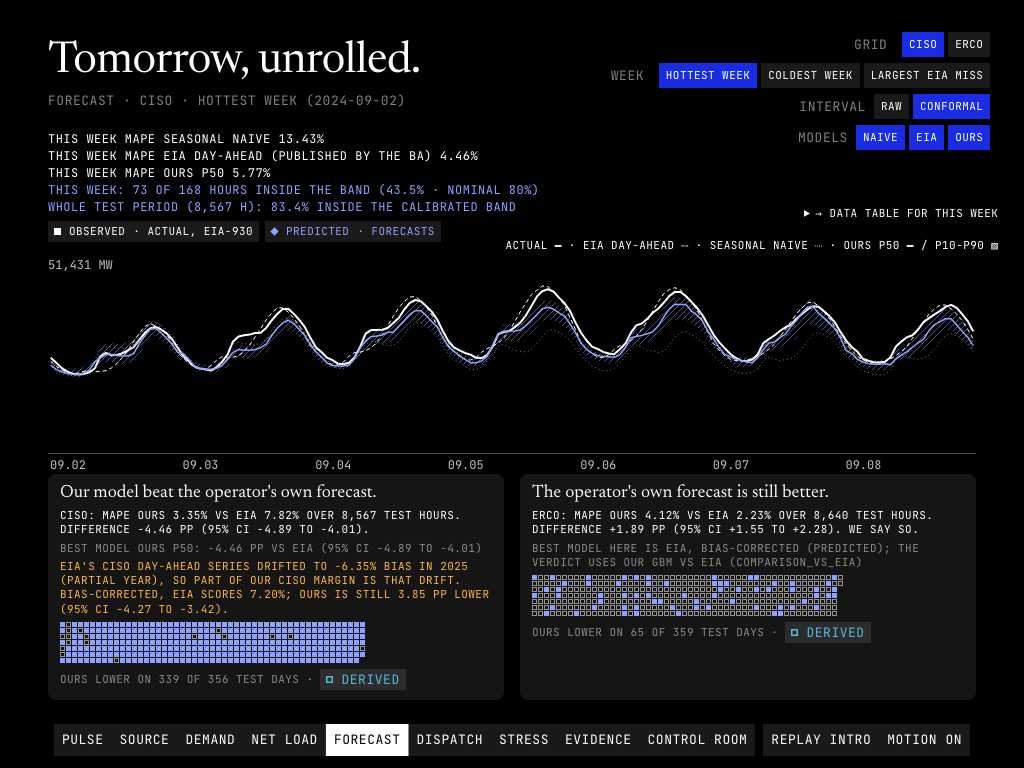
#> input picture artifacts/evidence/fix-e/after/1024x768/s04-p90-verdict.jpg, 1024 x 768 px, found by its file name; its folder holds only this picture in this run
$ python before-after-sheet.py ../../artifacts/evidence/fix-e/after/1024x768
#> lines starting #> are read from the running program, lines starting #| are printed output that depends on the picture
"""Before/after sheets: python3 tests/before-after-sheet.py <dir with before/<vp>/ and after/<vp>/>
One sheet per viewport folder (including <vp>-reduced): each cell is a BEFORE | AFTER pair of one shot, 3 pairs per row."""
import os, re, sys
from PIL import Image, ImageDraw

root = sys.argv[1]
for vp in sorted(d for d in os.listdir(os.path.join(root, "after")) if re.fullmatch(r"\d+x\d+(-reduced)?", d)):
    w0, h0 = map(int, vp.split("-")[0].split("x"))
    s = 300 / w0 if w0 >= 768 else 190 / w0
    W, H = int(w0 * s), int(h0 * s)
    fs = sorted(f for f in os.listdir(os.path.join(root, "after", vp)) if f.endswith((".png", ".jpg")))
    per = 3
    rows = (len(fs) + per - 1) // per
    sheet = Image.new("RGB", (per * (2 * W + 24), rows * (H + 20)), (40, 40, 40))
#> sheet: PIL image 1872x245 RGB; every value is 40
    dr = ImageDraw.Draw(sheet)
    for i, f in enumerate(fs):
        x0, y0 = (i % per) * (2 * W + 24), (i // per) * (H + 20)
        for k, kind in enumerate(("before", "after")):
            p = os.path.join(root, kind, vp, f)
            x = x0 + k * (W + 4)
            if os.path.exists(p):
                sheet.paste(Image.open(p).convert("RGB").resize((W, H)), (x, y0 + 16))
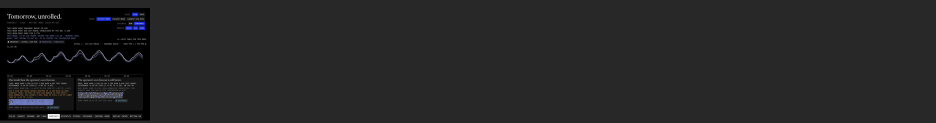
#> sheet: PIL image 1872x245 RGB (shown at 1/2 size); mean R, G, B 36.8, 36.9, 37.4
            dr.text((x + 2, y0 + 2), f"{kind.upper()} {f.rsplit('.', 1)[0]}", fill=(255, 255, 0) if kind == "after" else (180, 180, 180))
    out = os.path.join(root, f"sheet-{vp}.png")
    sheet.save(out)
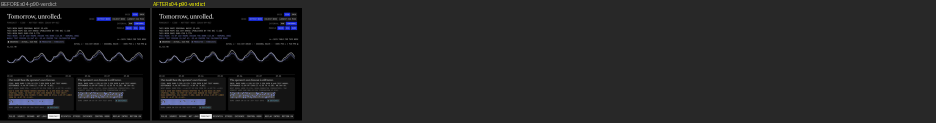
#> saved as sheet-1024x768.png: PIL image 1872x245 RGB (shown at 1/2 size); mean R, G, B 33.9, 34, 34.8
    print(out, len(fs))
#| ../../artifacts/evidence/fix-e/after/1024x768/sheet-1024x768.png 1
#> pass 2 of the loop `for vp in sorted(d for d in os.listdir(os.path.join(root, "after")) if..`:
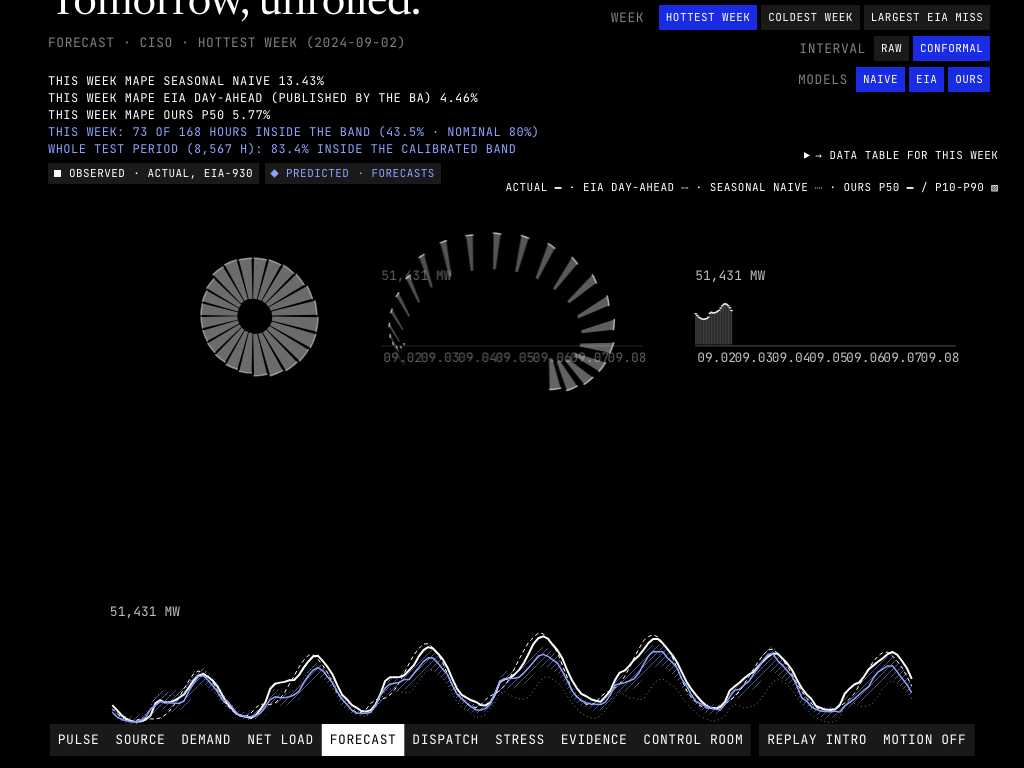
#> input picture artifacts/evidence/fix-e/after/1024x768-reduced/s04-p15-unroll.jpg, 1024 x 768 px, found by its file name
#> `sheet.paste(Image.open(p).convert("RGB").resize((W, H)), (x, y0 + 16))`:
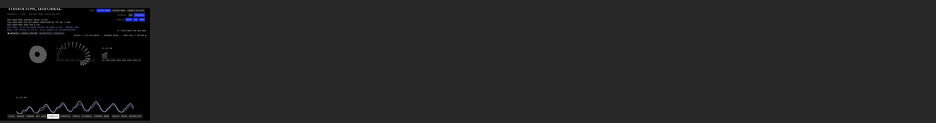
#> sheet: PIL image 1872x245 RGB (shown at 1/2 size); mean R, G, B 35.5, 35.5, 35.8
#> `sheet.save(out)`:
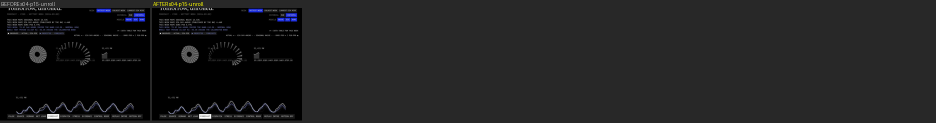
#> saved as sheet-1024x768-reduced.png: PIL image 1872x245 RGB (shown at 1/2 size); mean R, G, B 31.2, 31.2, 31.7
